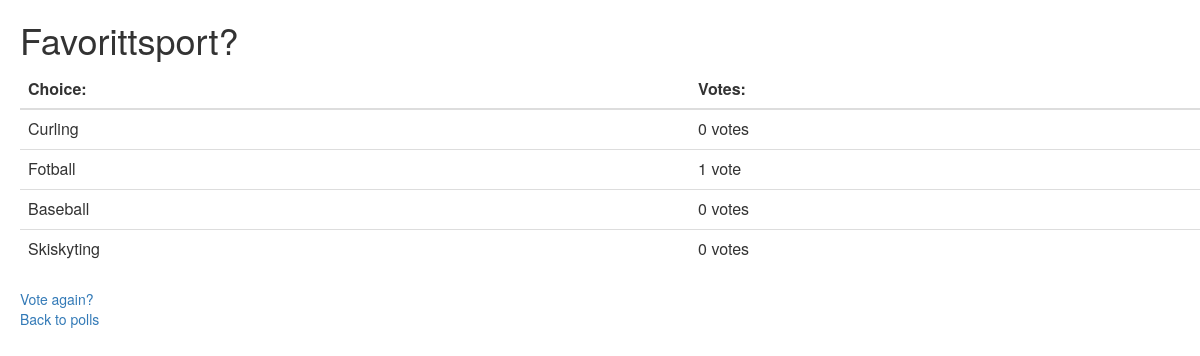
/polls/3/results/ (signed in), run on the app's committed database.
### polls/models.py (models this page shows, shortened)
class Question(models.Model):
    question_text = models.CharField(max_length=200)
    pub_date = models.DateTimeField('date published')
    def was_published_recently(self):
        now = timezone.now()
        return now - datetime.timedelta(days=1) <= self.pub_date <= now
    was_published_recently.admin_order_field = 'pub_date'
    was_published_recently.boolean = True
    was_published_recently.short_description = 'Published recently'

class Choice(models.Model):
    question = models.ForeignKey(Question, on_delete=models.CASCADE)
    choice_text = models.CharField(max_length=200)
    votes = models.IntegerField(default=0)

### polls/views.py (the view)
# urls.py: path('<int:pk>/results/', views.ResultsView.as_view(), name='results'),
class ResultsView(LoginRequiredMixin, generic.DetailView):
    model = Question
    template_name = 'polls/results.html'

### templates/polls/results.html (shortened to what this page needs)
{% load static %}
<link rel="stylesheet" type="text/css" href="{% static 'polls/style.css' %}">
<!DOCTYPE html>
<html lang="en">
<head>
    <link rel="stylesheet" href="https://maxcdn.bootstrapcdn.com/bootstrap/3.3.7/css/bootstrap.min.css">
</head>
<body>
    <h1>{{ question.question_text }}</h1>
    <table class="table" id="choice_table">
    <thead>
      <tr>
        <th>Choice:</th>
        <th>Votes:</th>
        {% for choice in question.choice_set.all %}
            <tr>
                <td>{{ choice.choice_text }}</td>
                <td>{{ choice.votes }} vote{{ choice.votes|pluralize }}</td>
            </tr>
        {% endfor %}
      </tr>
    </thead>
    </table>
    <a href="{%  url 'polls:detail' question.id %}">Vote again?</a>
    <br>
    <a href="{%  url 'polls:polls' %}">Back to polls</a>
</body>
</html>

### polls/static/polls/style.css (style rules this page uses)
body { padding-left: 20px; }

### data on the page
Question: question_text "Favorittsport?"
Choice: choice_text "Curling", votes "0"
Choice: choice_text "Fotball", votes "1"
Choice: choice_text "Baseball", votes "0"
Choice: choice_text "Skiskyting", votes "0"
